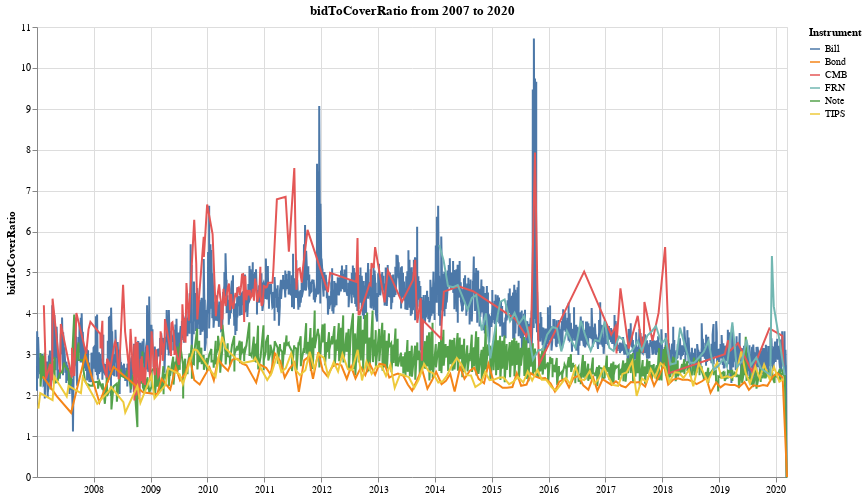

Notebook cell for this chart:
### Code cell
dfs, c = doTsChart(range(2007, 2021))
c.display()

### Figure 1 — Vega-Lite specification as saved in the notebook (floating-point values rounded to 4 significant figures; data arrays with more than 128 entries replaced by an {"elided": "..."} marker saying what was removed)
{"config": {"view": {"continuousWidth": 400, "continuousHeight": 300}}, "data": {"name": "data-ebb70886d3460aeec6bc433f24dc36fc"}, "mark": "line", "background": "white", "encoding": {"color": {"type": "nominal", "field": "type", "title": "Instrument"}, "x": {"type": "temporal", "axis": {"title": ""}, "field": "auctionDate"}, "y": {"type": "quantitative", "field": "bidToCoverRatio"}}, "height": 450, "title": "bidToCoverRatio from 2007 to 2020", "width": 750, "$schema": "https://vega.github.io/schema/vega-lite/v4.0.2.json", "datasets": {"data-ebb70886d3460aeec6bc433f24dc36fc": {"elided": "3624 records"}}}
